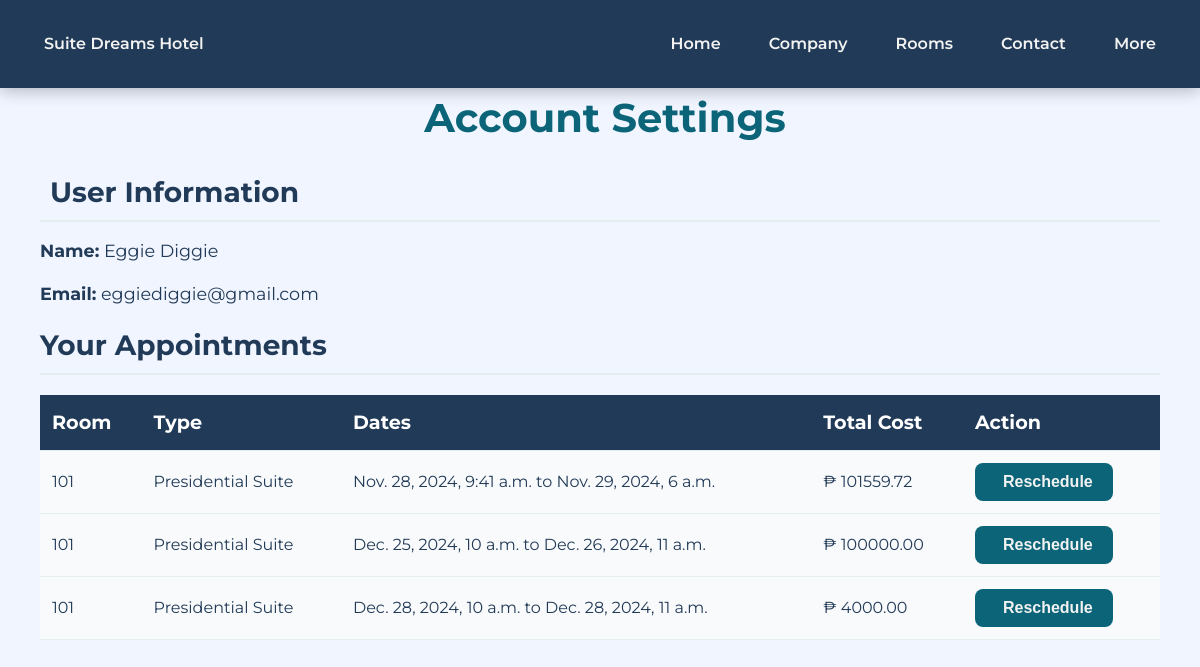
/account_settings/ (signed in), run on an earlier commit of the app's database.
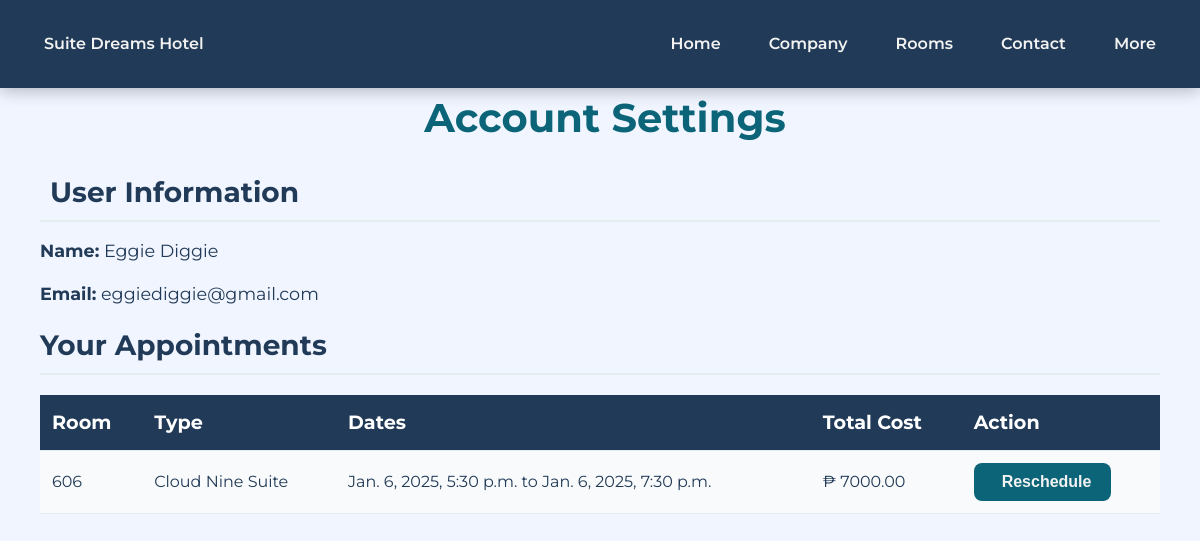
And on a later commit of the database.
### app/models.py (models this page shows, shortened)
class Appointment(models.Model):
    user = models.ForeignKey(User, on_delete=models.CASCADE)
    room = models.ForeignKey(Room, on_delete=models.CASCADE)
    start_date = models.DateTimeField()
    end_date = models.DateTimeField()
    created_at = models.DateTimeField(auto_now_add=True)
    @property
    def total_cost(self):
        return self.calculate_total_cost()
    def calculate_total_cost(self):
        total_hours = (self.end_date - self.start_date).total_seconds() / 3600.0
        if total_hours < 0:
            return Decimal('0.00')
        total_cost = Decimal(total_hours) * self.room.price_per_hour
        applicable_offer = SpecialOffer.objects.filter(
            room=self.room,
            start_date__lte=self.start_date,
            end_date__gte=self.end_date
        ).first()
        if applicable_offer:
            discount_amount = total_cost * (applicable_offer.discount_percentage / Decimal('100'))
            total_cost -= discount_amount
        return total_cost

class Room(models.Model):
    room_number = models.CharField(max_length=10, unique=True)
    room_type = models.CharField(max_length=30)
    capacity = models.CharField(max_length=30)
    price_per_hour = models.DecimalField(max_digits=10, decimal_places=2)
    class Meta:
        ordering = ['room_number']

class SpecialOffer(models.Model):
    room = models.ManyToManyField(Room)
    discount_percentage = models.DecimalField(max_digits=5, decimal_places=2)
    start_date = models.DateTimeField()
    end_date = models.DateTimeField()
    description = models.TextField()

### app/views.py (the view)
# urls.py: path('account_settings/', account_settings, name='account_settings'),
def account_settings(request):
    if 'user_id' not in request.session:
        return redirect('login')
    user_id = request.session['user_id']
    try:
        user = User.objects.get(id=user_id)
    except User.DoesNotExist:
        raise Http404("User does not exist")
    appointments = Appointment.objects.filter(user=user)
    return render(request, 'app/account_settings.html', {
        'user': user,
        'appointments': appointments
    })

### app/templates/app/account_settings.html (shortened to what this page needs)
<!DOCTYPE html>
{% load static %}
<html lang="en">
<head>
    <link href="https://cdn.jsdelivr.net/npm/remixicon@3.2.0/fonts/remixicon.css" rel="stylesheet">
    <link rel="stylesheet" href="{% static '/css/account_settings.css' %}">
</head>
<body>
    {% include 'app/navbar.html' %}
    <div class="container">
        <h1> Account Settings</h1>
        <div class="user-info">
            <h2> User Information</h2>
            <p><strong>Name:</strong> {{ user.name }}</p>
            <p><strong>Email:</strong> {{ user.email }}</p>
        </div>
        <h2>Your Appointments</h2>
        {% if appointments %}
            <table class="appointments-table">
                <thead>
                    <tr>
                        <th>Room</th>
                        <th>Type</th>
                        <th>Dates</th>
                        <th>Total Cost</th>
                        <th>Action</th>
                    </tr>
                </thead>
                <tbody>
                    {% for appointment in appointments %}
                        <tr>
                            <td>{{ appointment.room.room_number }}</td>
                            <td>{{ appointment.room.room_type  }}</td>
                            <td>{{ appointment.start_date }} to {{ appointment.end_date }}</td>
                            <td>₱ {{ appointment.total_cost|floatformat:2 }}</td>
                            <td class="action-cell">
                                <form method="post" action="{% url 'edit_appointment' appointment.id %}">
                                    <button type="submit" class="btn-reschedule">
                                         Reschedule
                                    </button>
                                </form>
                            </td>
                        </tr>
                    {% endfor %}
                </tbody>
            </table>
        {% else %}
            <p>You have no appointments yet.</p>
        {% endif %}
    </div>
</body>
</html>

What changed in the data, as far as the page shows it:
removed Appointment: room.room_number "101", room.room_type "Presidential Suite", start_date "Nov. 28, 2024, 9:41 a.m.", end_date "Nov. 29, 2024, 6 a.m.", total_cost "101559.72"
removed Appointment: room.room_number "101", room.room_type "Presidential Suite", start_date "Dec. 25, 2024, 10 a.m.", end_date "Dec. 26, 2024, 11 a.m.", total_cost "100000.00"
removed Appointment: room.room_number "101", room.room_type "Presidential Suite", start_date "Dec. 28, 2024, 10 a.m.", end_date "Dec. 28, 2024, 11 a.m.", total_cost "4000.00"
added Appointment: room.room_number "606", room.room_type "Cloud Nine Suite", start_date "Jan. 6, 2025, 5:30 p.m.", end_date "Jan. 6, 2025, 7:30 p.m.", total_cost "7000.00"
